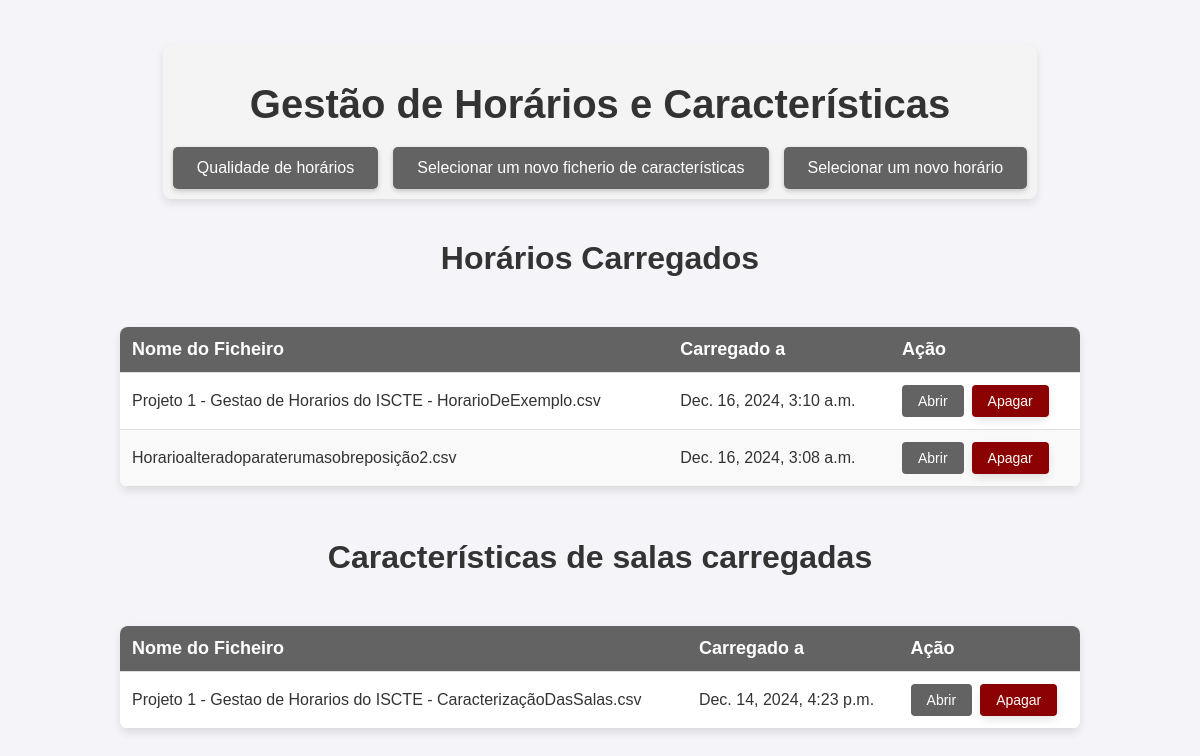
The app's page /, older data.
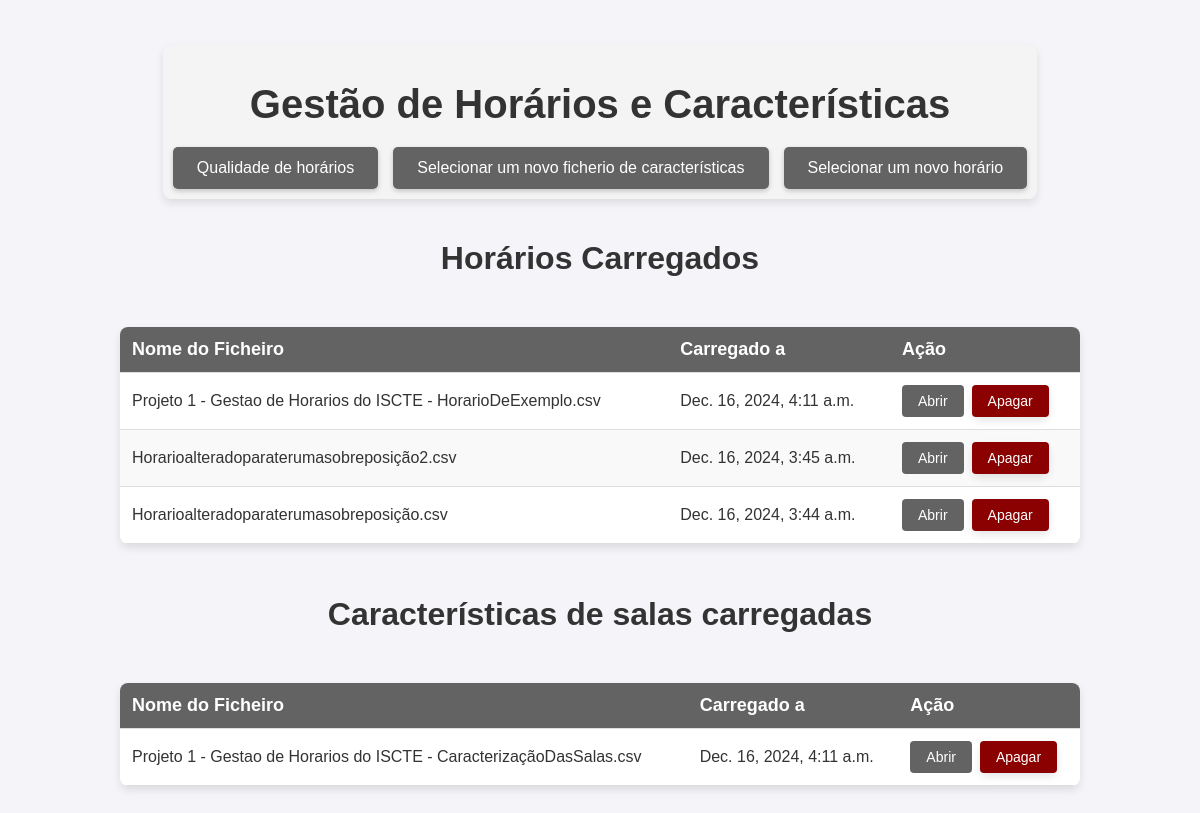
The same page, newer data.
### horariomanagerapp/models.py (models this page shows, shortened)
class Schedule(models.Model):
    name = models.CharField(max_length=200)
    file = models.FileField(upload_to='schedules/')
    uploaded_at = models.DateTimeField(auto_now_add=True)
    overcrowded = models.DecimalField(max_digits=5, decimal_places=2, null=True, blank=True, default=None)
    overlap = models.DecimalField(max_digits=5, decimal_places=2, null=True, blank=True, default=None)
    no_room = models.DecimalField(max_digits=5, decimal_places=2, null=True, blank=True, default=None)
    time_regulation = models.DecimalField(max_digits=5, decimal_places=2, null=True, blank=True, default=None)
    wrong_characteristics = models.DecimalField(max_digits=5, decimal_places=2, null=True, blank=True, default=None)

class Characteristics(models.Model):
    name = models.CharField(max_length=255)  # File name
    file = models.FileField(upload_to='characteristics/')  # Save to 'media/characteristics'
    uploaded_at = models.DateTimeField(auto_now_add=True)  # Automatically set upload timestamp

### horariomanagerapp/views.py (the view)
# urls.py: path('', views.schedule_list, name='schedule_list'),
def schedule_list(request):
    schedules = Schedule.objects.all()
    characteristics = Characteristics.objects.last()
    return render(request, 'schedule_list.html', {'schedules': schedules, 'characteristics': characteristics})

### horariomanagerapp/templates/schedule_list.html (shortened to what this page needs)
<!DOCTYPE html>
<html lang="en">
<head>
    {% load static %}
    <link rel="stylesheet" type="text/css" href="{% static 'horariomanagerapp/style.css' %}">
</head>
<body>
<div class="header-container">
    <h1 class="page-title">Gestão de Horários e Características</h1>
    <div class="button-group">
        <a href="{% url 'dashboard' %}" class="custom-file-input" style="text-decoration: none;">Qualidade de horários</a>
        <a href="{% url 'upload_characteristics' %}" class="custom-file-input" id="uploadLink" style="text-decoration: none;">Selecionar um novo ficherio de características</a>
        <a href="{% url 'upload_schedule' %}" class="custom-file-input" id="uploadLink" style="text-decoration: none;">Selecionar um novo horário</a>
    </div>
</div>
    <h1>Horários Carregados</h1>
    <table class="schedule-table">
    <thead>
        <tr>
            <th>Nome do Ficheiro</th>
            <th>Carregado a</th>
            <th>Ação</th>
        </tr>
    </thead>
    <tbody>
        {% if schedules %}
            {% for schedule in schedules %}
                <tr>
                    <td>{{ schedule.name }}</td>
                    <td>{{ schedule.uploaded_at }}</td>
                    <td>
                        <div class="button-container">
                            <a href="{% url 'schedule_detail' schedule.id %}" class="view-btn">Abrir</a>
                            <form method="POST" action="{% url 'delete_schedule' schedule.id %}" class="inline-form">
                                <button type="submit" class="table-delete-btn" onclick="return confirmDelete('{{ schedule.name|escapejs }}');">Apagar</button>
                            </form>
                        </div>
                    </td>
                </tr>
            {% endfor %}
        {% else %}
            <tr>
                <td colspan="3" style="text-align: center;">Não há horários carregados.</td>
            </tr>
        {% endif %}
    </tbody>
</table>
        <h1>Características de salas carregadas</h1>
    <table class="schedule-table">
        <thead>
            <tr>
                <th>Nome do Ficheiro</th>
                <th>Carregado a</th>
                <th>Ação</th>
            </tr>
        </thead>
        <tbody>
            {% if characteristics %}
                    <tr>
                        <td>{{ characteristics.name }}</td>
                        <td>{{ characteristics.uploaded_at }}</td>
                        <td>
                            <div class="button-container">
                                <a href="{% url 'characteristics_detail' characteristics.id %}" class="view-btn">Abrir</a>
                                <form method="POST" action="{% url 'delete_characteristics' characteristics.id %}" class="inline-form">
                                    <button type="submit" class="table-delete-btn" onclick="return confirmDelete('{{ characteristics.name|escapejs }}');">Apagar</button>
                                </form>
                            </div>
                        </td>
                    </tr>
            {% else %}
                <tr>
                    <td colspan="3" style="text-align: center;">Não há características de salas carregadas.</td>
                </tr>
            {% endif %}
        </tbody>
    </table>
<br><br>
</body>
</html>

Row changes from the older to the newer data that the page shows:
changed Schedule "Projeto 1 - Gestao de Horarios do ISCTE - HorarioDeExemplo.csv": uploaded_at "Dec. 16, 2024, 3:10 a.m." → "Dec. 16, 2024, 4:11 a.m."
changed Schedule "Horarioalteradoparaterumasobreposição2.csv": uploaded_at "Dec. 16, 2024, 3:08 a.m." → "Dec. 16, 2024, 3:45 a.m."
added Schedule: name "Horarioalteradoparaterumasobreposição.csv", uploaded_at "Dec. 16, 2024, 3:44 a.m."
changed Characteristics "Projeto 1 - Gestao de Horarios do ISCTE - CaracterizaçãoDasSalas.csv": uploaded_at "Dec. 14, 2024, 4:23 p.m." → "Dec. 16, 2024, 4:11 a.m."
